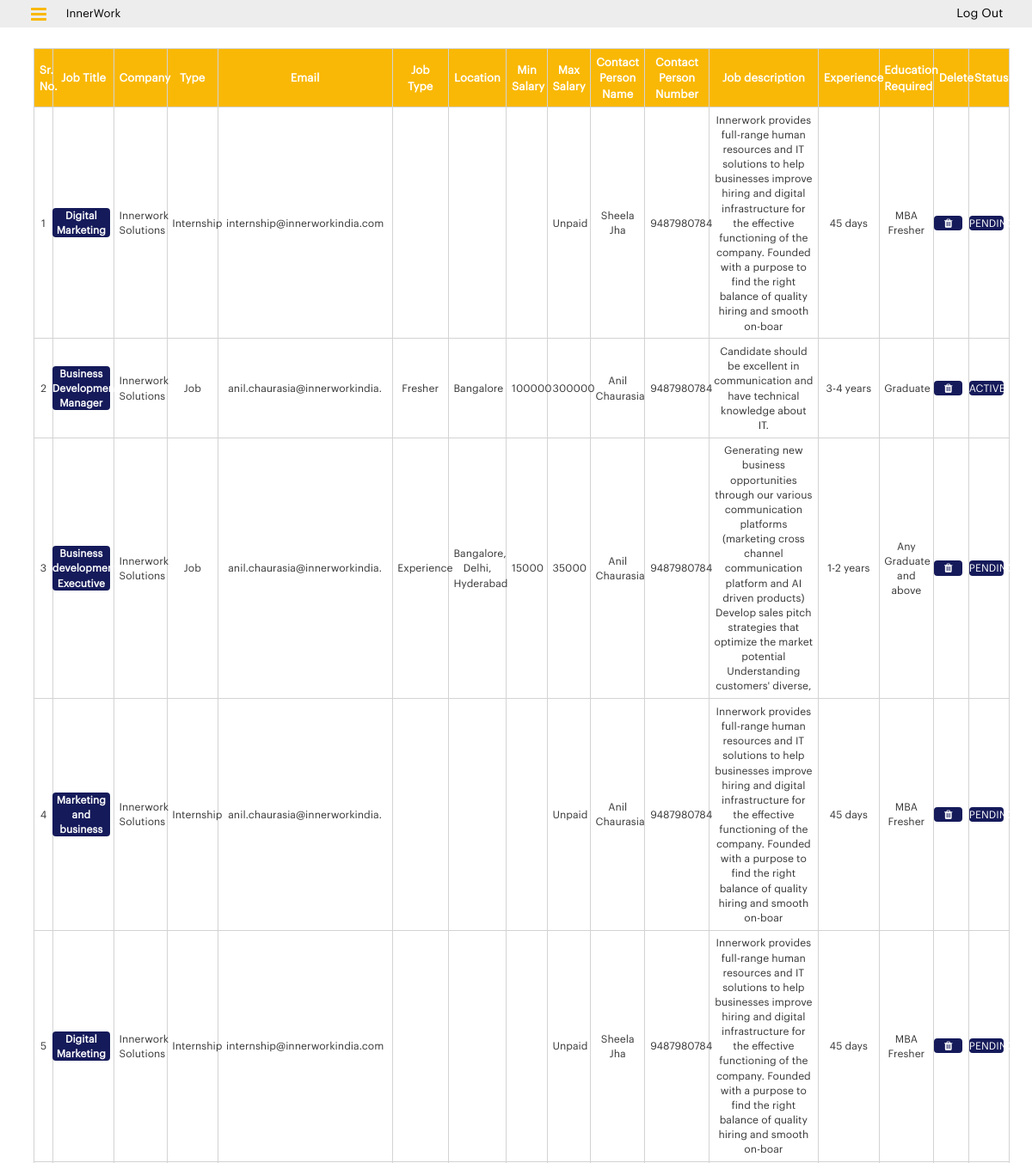
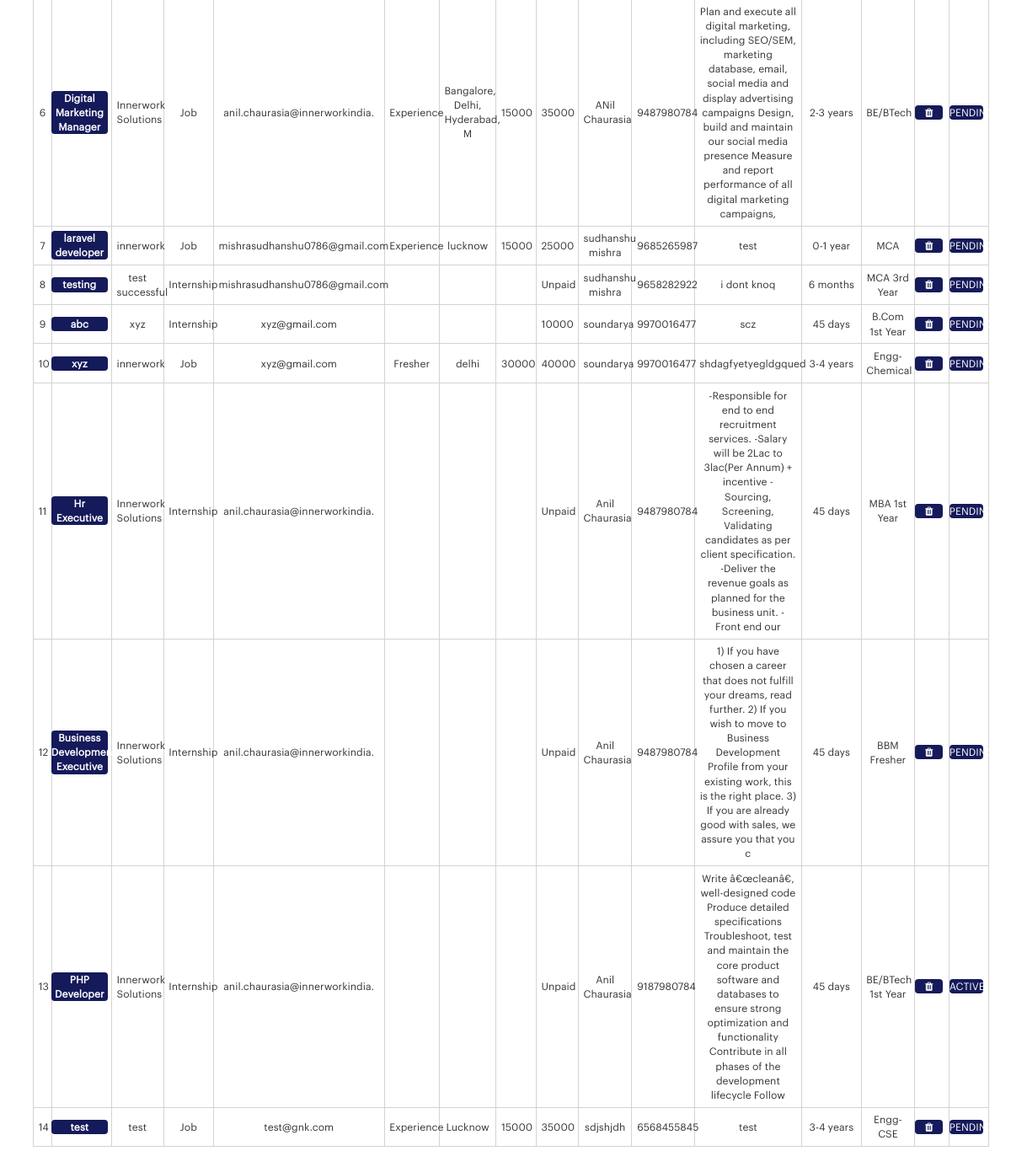
The app's page /admin/allJobPost.php with its own data (2 pictures, top to bottom).
### tables this page shows
CREATE TABLE `jobpost` (
  `id` int(11) NOT NULL,
  `jobTitle` varchar(30) NOT NULL,
  `company` varchar(20) NOT NULL,
  `email` varchar(30) NOT NULL,
  `jobType` varchar(30) DEFAULT NULL,
  `location` varchar(30) DEFAULT NULL,
  `minSalary` double DEFAULT NULL,
  `maxSalary` varchar(50) DEFAULT NULL,
  `cpname` varchar(20) NOT NULL,
  `cpnum` varchar(20) NOT NULL,
  `status` tinyint(1) NOT NULL,
  `exp` varchar(12) NOT NULL,
  `education` varchar(1000) NOT NULL,
  `j_desc` text NOT NULL,
  `dateTime` timestamp NOT NULL DEFAULT current_timestamp() ON UPDATE current_timestamp(),
  `job_referalamt` varchar(255) DEFAULT NULL,
  `about_comp` longtext DEFAULT NULL,
  `type` text NOT NULL,
  `skills` text DEFAULT NULL,
  `idesc` text DEFAULT NULL
);

### admin/allJobPost.php (the view, shortened to what this page needs)
<!doctype html>
<html lang="en">
<head>
    <?php include 'CommonFiles.php'; ?>
    <link rel="stylesheet" href="css/jobseeker.css">
</head>
<body>
<div id="main">
    <?php include 'Header.php'; ?>
    <section id="enquiries">
        <div class="container-fluid">
            <?php
            include_once '../DbConnection/DbConnectionHelper.php';
            $stmt = $conn->prepare('select * from jobpost');
            $stmt->execute();
            if($stmt->rowCount() > 0)
            {
            ?>
            <table class="tbl">
                <thead>
                <tr>
                    <th style="width:2%;">Sr. No.</th>
                    <th style="width:10%;">Job Title</th>
                    <th style="width:7%;">Company</th>
                    <th style="width:7%;">Type</th>
                    <th style="width:10%;">Email</th>
                    <th style="width:7%;">Job Type</th>
                    <th style="width:6%;">Location</th>
                    <th style="width:6%;">Min Salary</th>
                    <th style="width:6%;">Max Salary</th>
                    <th style="width:7%;">Contact Person Name</th>
                    <th style="width:7%;">Contact Person Number</th>
                    <th style="width:11%;">Job description</th>
                    <th style="width:6%;">Experience</th>
                    <th style="width:5%;">Education Required</th>
                    <th style="width:4%;">Delete</th>
                    <th style="width:7%;">Status</th>
                </tr>
                </thead>
                <tbody>
                <?php
                $cnt = 1;
                $data = $stmt->fetchAll();
                foreach($data as $row)
                {
                    $dbStatus = $row['status'];
                    ?>
                    <tr id="<?php echo $row['id']; ?>">
                        <td><?php echo $cnt; ?></td>
                        <td><a href="details?id=<?php echo $row['id']; ?>"><button style = "width:115%"><?php echo $row['jobTitle']; ?></button></a></td>
                        <td><?php echo $row['company']; ?></td>
                        <td><?php echo $row['type']; ?></td>
                        <td><?php echo $row['email']; ?></td>
                        <td><?php echo $row['jobType']; ?></td>
                        <td><?php echo $row['location']; ?></td>
                        <td><?php echo $row['minSalary']; ?></td>
                        <td><?php echo $row['maxSalary']; ?></td>
                        <td><?php echo $row['cpname']; ?></td>
                        <td><?php echo $row['cpnum']; ?></td>
                        <td><?php echo $row['j_desc']; ?></td>
                        <td><?php echo $row['exp']; ?></td>
                        <td><?php echo $row['education']; ?></td>
                        <td><button type="button" class="deleteBtn" style = "width:115%" onclick="return deleteJobpost(<?php echo $row['id']; ?>)"><i class="fa fa-trash"></i></button></td>
                        <td id="changeStausButton-<?php echo $cnt; ?>"><button type="button" class="deleteBtn" style = "width:115%" id="statusBtn" onclick="return changeStatus(<?php echo $cnt; ?>, <?php echo $row['id']; ?>, <?php echo $dbStatus; ?>)"><?php if($dbStatus == true){echo "PENDING";}else{echo "ACTIVE";} ?></button></td>
                    </tr>
                    <?php
                    $cnt++;
                }
                ?>
                </tbody>
            </table>
                <?php
            }
            else
            {
                echo "<div class='alert alert-info alert-dismissable'><a href='#' class='close' data-dismiss='alert' aria-label='close'>&times;</a> <strong>Info!</strong> There is no Enquiries available yet.</div>";
            }
            ?>
        </div>
    </section>
</div>
</body>
</html>

### css/style.css (style rules this page uses)
body a { font-family:GraphikRegular; }

### admin/css/style.css (style rules this page uses)
body a { font-family:GraphikRegular; }
#main { transition: margin-left .5s; }

### admin/css/jobseeker.css (style rules this page uses)
#enquiries { padding: 2%; }
table.tbl { width:100%; }
table.tbl tr th { font-family:GraphikRegular;border:1px solid #d3d3d3;background:#f9b805;color:#fff;text-align:center;padding:.5%;font-size: 13px; }
table.tbl tr td { font-family:GraphikRegular;border:1px solid #d3d3d3;text-align:center;padding:.5%;font-size: 12px; }
table.tbl tr td a { font-size: 11px;text-transform: uppercase;color: #000;font-weight: bold;transition: ease all 1s; }
table.tbl tr td button { border: 0; background: #151a5a; color: #fff; padding: 0%; width: 110%; border-radius: 4px; font-size: 12px; margin-left: -7px; }

### records on screen
jobpost: jobTitle "Digital Marketing", company "Innerwork Solutions", type "Internship", email "internship@innerworkindia.com", maxSalary "Unpaid", cpname "Sheela Jha", cpnum "9487980784", j_desc "Innerwork provides full-range human resources and IT solutions to help businesses improve hiring and digital infrastructure for the effective functioning of the company. Founded with a purpose to find the right balance of quality hiring and smooth on-boar", exp "45 days", education "MBA Fresher", status "PENDING"
jobpost: jobTitle "Business Development Manager", company "Innerwork Solutions", type "Job", email "anil.chaurasia@innerworkindia.", jobType "Fresher", location "Bangalore", minSalary "100000", maxSalary "300000", cpname "Anil Chaurasia", cpnum "9487980784", j_desc "Candidate should be excellent in communication and have technical knowledge about IT.", exp "3-4 years", education "Graduate", status "ACTIVE"
jobpost: jobTitle "Business development Executive", company "Innerwork Solutions", type "Job", email "anil.chaurasia@innerworkindia.", jobType "Experience", location "Bangalore, Delhi, Hyderabad", minSalary "15000", maxSalary "35000", cpname "Anil Chaurasia", cpnum "9487980784", j_desc "Generating new business opportunities through our various communication platforms (marketing cross channel communication platform and AI driven products) Develop sales pitch strategies that optimize the market potential Understanding customers' diverse,", exp "1-2 years", education "Any Graduate and above", $dbStatus 1 (drawn), status "PENDING"
jobpost: jobTitle "Marketing and business", company "Innerwork Solutions", type "Internship", email "anil.chaurasia@innerworkindia.", maxSalary "Unpaid", cpname "Anil Chaurasia", cpnum "9487980784", j_desc "Innerwork provides full-range human resources and IT solutions to help businesses improve hiring and digital infrastructure for the effective functioning of the company. Founded with a purpose to find the right balance of quality hiring and smooth on-boar", exp "45 days", education "MBA Fresher", $dbStatus 1 (drawn), status "PENDING"
jobpost: jobTitle "Digital Marketing", company "Innerwork Solutions", type "Internship", email "internship@innerworkindia.com", maxSalary "Unpaid", cpname "Sheela Jha", cpnum "9487980784", j_desc "Innerwork provides full-range human resources and IT solutions to help businesses improve hiring and digital infrastructure for the effective functioning of the company. Founded with a purpose to find the right balance of quality hiring and smooth on-boar", exp "45 days", education "MBA Fresher", $dbStatus 1 (drawn), status "PENDING"
jobpost: jobTitle "Digital Marketing Manager", company "Innerwork Solutions", type "Job", email "anil.chaurasia@innerworkindia.", jobType "Experience", location "Bangalore, Delhi, Hyderabad, M", minSalary "15000", maxSalary "35000", cpname "ANil Chaurasia", cpnum "9487980784", j_desc "Plan and execute all digital marketing, including SEO/SEM, marketing database, email, social media and display advertising campaigns Design, build and maintain our social media presence Measure and report performance of all digital marketing campaigns,", exp "2-3 years", education "BE/BTech", $dbStatus 1 (drawn), status "PENDING"
jobpost: jobTitle "laravel developer", company "innerwork", type "Job", email "mishrasudhanshu0786@gmail.com", jobType "Experience", location "lucknow", minSalary "15000", maxSalary "25000", cpname "sudhanshu mishra", cpnum "9685265987", j_desc "test", exp "0-1 year", education "MCA", $dbStatus 1 (drawn), status "PENDING"
jobpost: jobTitle "testing", company "test successful", type "Internship", email "mishrasudhanshu0786@gmail.com", maxSalary "Unpaid", cpname "sudhanshu mishra", cpnum "9658282922", j_desc "i dont knoq", exp "6 months", education "MCA 3rd Year", $dbStatus 1 (drawn), status "PENDING"
jobpost: jobTitle "abc", company "xyz", type "Internship", email "xyz@gmail.com", maxSalary "10000", cpname "soundarya", cpnum "9970016477", j_desc "scz", exp "45 days", education "B.Com 1st Year", $dbStatus 1 (drawn), status "PENDING"
jobpost: jobTitle "xyz", company "innerwork", type "Job", email "xyz@gmail.com", jobType "Fresher", location "delhi", minSalary "30000", maxSalary "40000", cpname "soundarya", cpnum "9970016477", j_desc "shdagfyetyegldgqued", exp "3-4 years", education "Engg-Chemical", $dbStatus 1 (drawn), status "PENDING"
jobpost: jobTitle "Hr Executive", company "Innerwork Solutions", type "Internship", email "anil.chaurasia@innerworkindia.", maxSalary "Unpaid", cpname "Anil Chaurasia", cpnum "9487980784", j_desc "-Responsible for end to end recruitment services. -Salary will be 2Lac to 3lac(Per Annum) + incentive -Sourcing, Screening, Validating candidates as per client specification. -Deliver the revenue goals as planned for the business unit. -Front end our", exp "45 days", education "MBA 1st Year", status "PENDING"
jobpost: jobTitle "Business Development Executive", company "Innerwork Solutions", type "Internship", email "anil.chaurasia@innerworkindia.", maxSalary "Unpaid", cpname "Anil Chaurasia", cpnum "9487980784", j_desc "1) If you have chosen a career that does not fulfill your dreams, read further. 2) If you wish to move to Business Development Profile from your existing work, this is the right place. 3) If you are already good with sales, we assure you that you c", exp "45 days", education "BBM Fresher", $dbStatus 1 (drawn), status "PENDING"
jobpost: jobTitle "PHP Developer", company "Innerwork Solutions", type "Internship", email "anil.chaurasia@innerworkindia.", maxSalary "Unpaid", cpname "Anil Chaurasia", cpnum "9187980784", j_desc "Write â€œcleanâ€, well-designed code Produce detailed specifications Troubleshoot, test and maintain the core product software and databases to ensure strong optimization and functionality Contribute in all phases of the development lifecycle Follow", exp "45 days", education "BE/BTech 1st Year", status "ACTIVE"
jobpost: jobTitle "test", company "test", type "Job", email "test@gnk.com", jobType "Experience", location "Lucknow", minSalary "15000", maxSalary "35000", cpname "sdjshjdh", cpnum "6568455845", j_desc "test", exp "3-4 years", education "Engg-CSE", $dbStatus 1 (drawn), status "PENDING"
